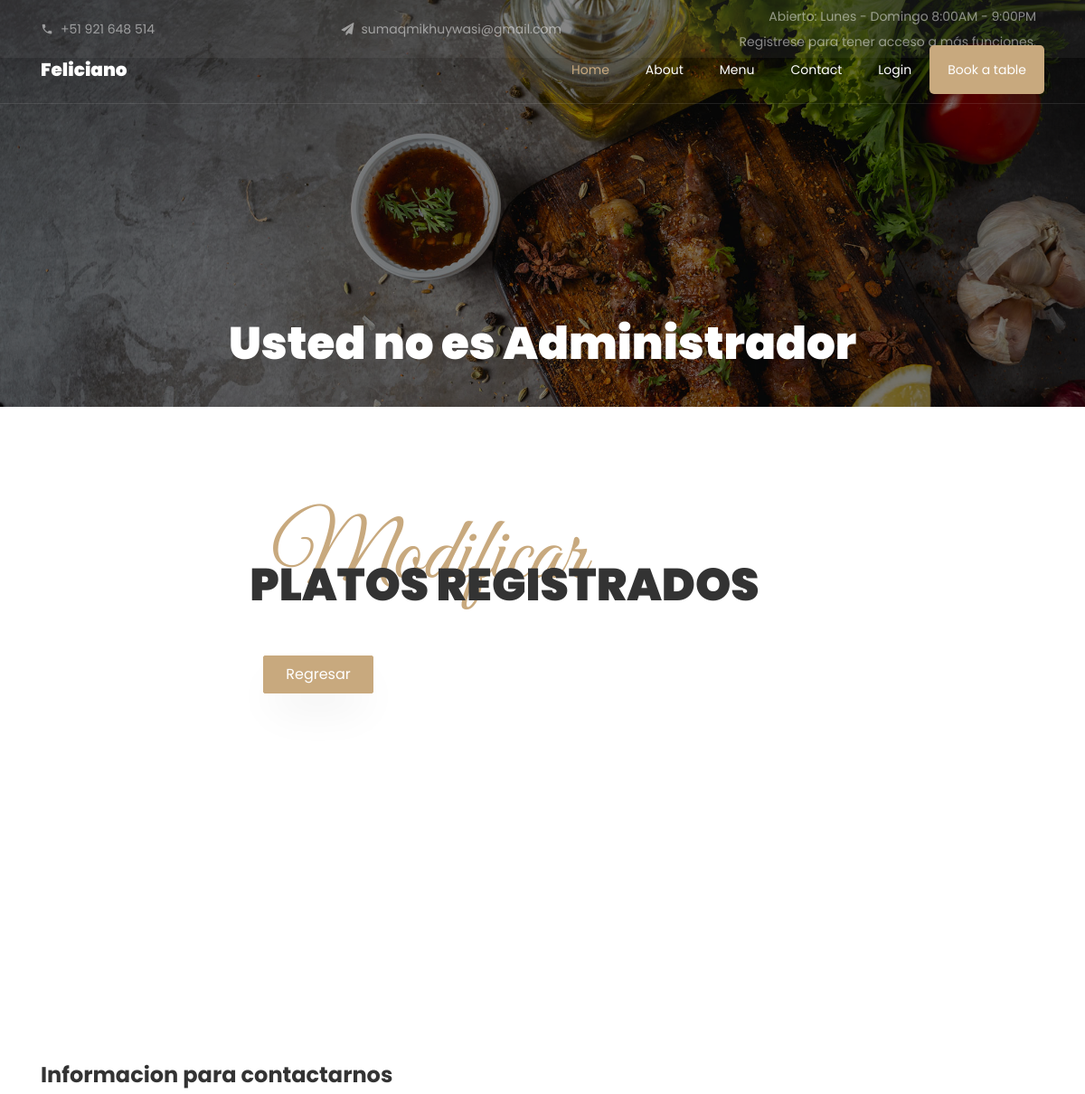
Page /platos/modificar (upper part) on the earlier database version.
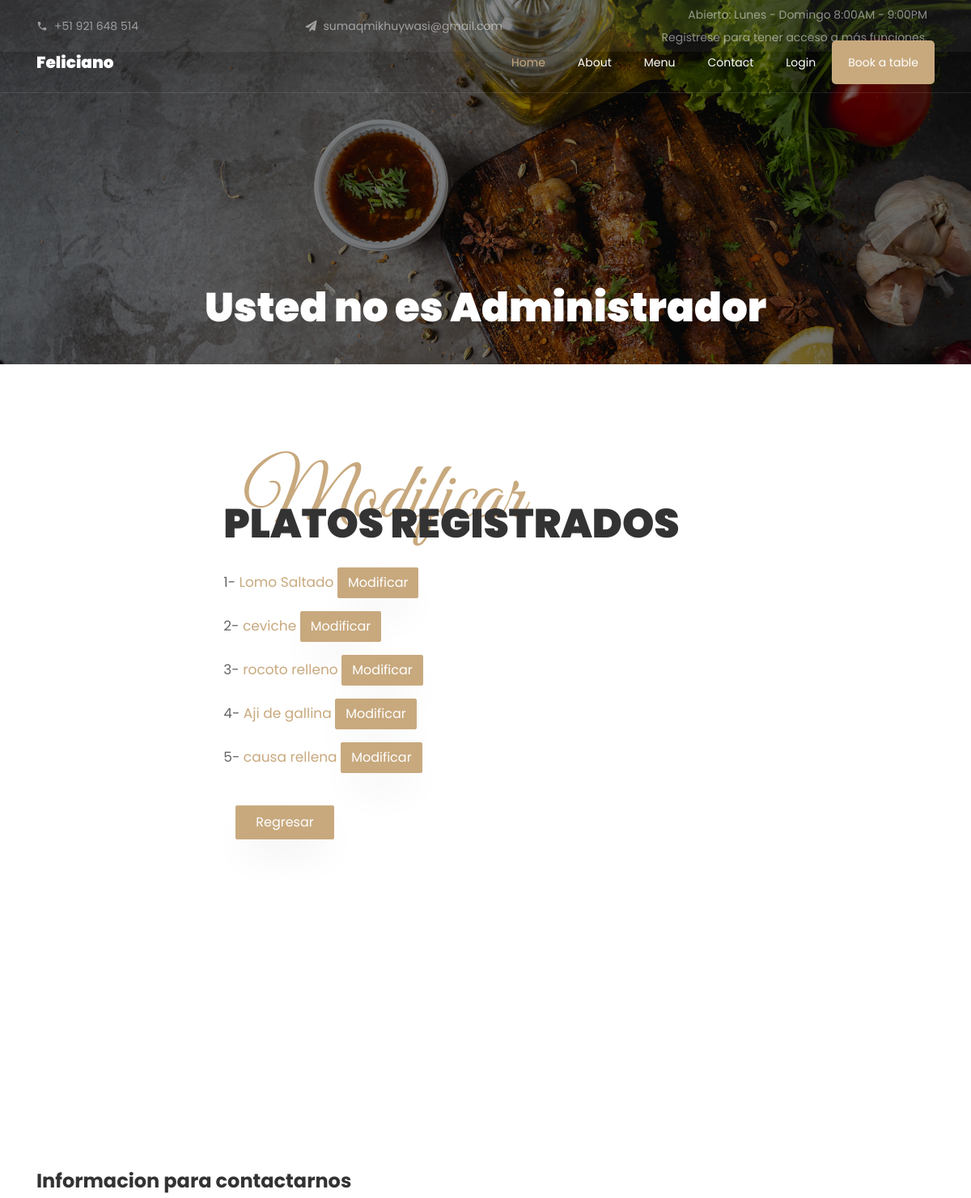
Same page on the later database version.
### platos/models.py (models this page shows)
class Platos(models.Model):
	nombre		= models.CharField(max_length=100)
	ciudad		= models.CharField(max_length=100)
	descripcion	= models.TextField()
	imagen		= models.ImageField(upload_to='images')
	precio		= models.FloatField()
	portada 	= models.BooleanField(default=False)
	oferta		= models.BooleanField(default=False)
	def get_absolute_url(self):
		return reverse('platos:detalles_plato', kwargs = {'pk': self.id})

### platos/views.py (the view)
# urls.py: path('modificar',views.modificar2,name='editar_platos'),
def modificar2(request):
	object_list=Platos.objects.all()
	return render(request,'platos/platos_modificar.html',{'object_list':object_list})

### platos/templates/platos/platos_modificar.html (shortened to what this page needs)
{% extends 'base2.html' %}
{% block content %}
{% load static %}
<nav class="navbar navbar-expand-lg navbar-dark ftco_navbar bg-dark ftco-navbar-light" id="ftco-navbar">
	<div class="container">
	    <a class="navbar-brand" href="index.html">Feliciano</a>
		<div class="collapse navbar-collapse" id="ftco-nav">
	        <ul class="navbar-nav ml-auto">
	        	<li class="nav-item active"><a href="/" class="nav-link">Home</a></li>
				<li class="nav-item"><a href="about.html" class="nav-link">About</a></li>
            	<li class="nav-item"><a href="menu.html" class="nav-link">Menu</a></li>
            	<li class="nav-item"><a href="contact.html" class="nav-link">Contact</a></li>
            	{% if user.is_authenticated %}
            		<li class="nav-item"><a href="#" class="nav-link">Hola, {{user.first_name}}</a></li>
            	{% else %}
            		<li class="nav-item"><a href="/accounts/login" class="nav-link">Login</a></li>
            	{% endif %}
            <li class="nav-item cta"><a href="reservation.html" class="nav-link">Book a table</a></li>
	        </ul>
	    </div>
    </div>
</nav>
<section class="hero-wrap hero-wrap-2" style="background-image: url({% static 'images/bg_3.jpg' %});" data-stellar-background-ratio="0.5">
    <div class="overlay"></div>
	<div class="container">
        <div class="row no-gutters slider-text align-items-end justify-content-center">
        	<div class="col-md-9 ftco-animate text-center mb-4">
            	{% if user.is_staff %}
            		<h1 class="mb-2 bread">Platos</h1>
            		<p class="breadcrumbs"><span class="mr-2"><a href="index.html">Platos <i class="ion-ios-arrow-forward"></i></a></span> <span>Administrar Platos <i class="ion-ios-arrow-forward"></i></span></p>
            	{% else %}
            		<h1 class="mb-2 bread">Usted no es Administrador</h1>
            	{% endif %}
          	</div>
        </div>
    </div>
</section>
	<section class="ftco-section contact-section">
		<div class="container">
			<div class=" justify-content-center d-flex no-gutters">
		        <div class="col-md-7 order-md-last ftco-animate makereservation ">
			       	<div class="py-md-5">
				       	<div class="heading-section ftco-animate mb-4">
				         	<span class="subheading ml-4">Modificar</span>
				            <h2 class="mb-8">PLATOS REGISTRADOS</h2>
				        </div>
						<div class="form-group">
						    {% block body %}
							{% for instance in object_list %}
								<p>{{ instance.id }}-
									<a href='{{ instance.get_absolute_url }}'>{{ instance.nombre }}</a>
									<a href="{{ instance.get_absolute_url }}" class="btn btn-primary">Modificar</a>
								</p>
							{% endfor %}
				        </div>
				        <div class="col-md-12 mt-3">
				           	<div class="form-group">
								<a href="./" class="btn btn-primary py-2 px-4 mr-4 mt-4">Regresar</a>
				           	</div>
				        </div>
				        {% endblock %}
				    </div>
			    </div>
			</div>
		</div>
	</section>
{% endblock %}

Differences in the rows shown:
added Platos: id "1", nombre "Lomo Saltado"
added Platos: id "2", nombre "ceviche"
added Platos: id "3", nombre "rocoto relleno"
added Platos: id "4", nombre "Aji de gallina"
added Platos: id "5", nombre "causa rellena"
